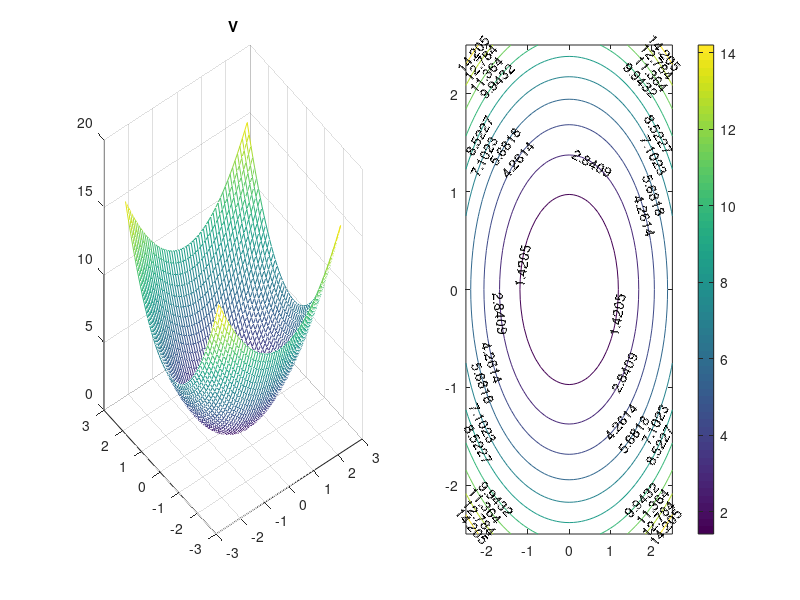
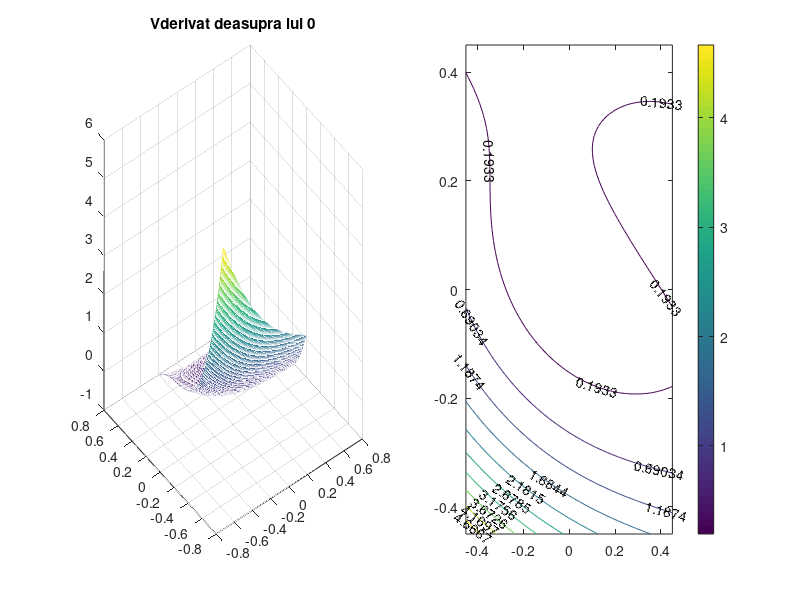
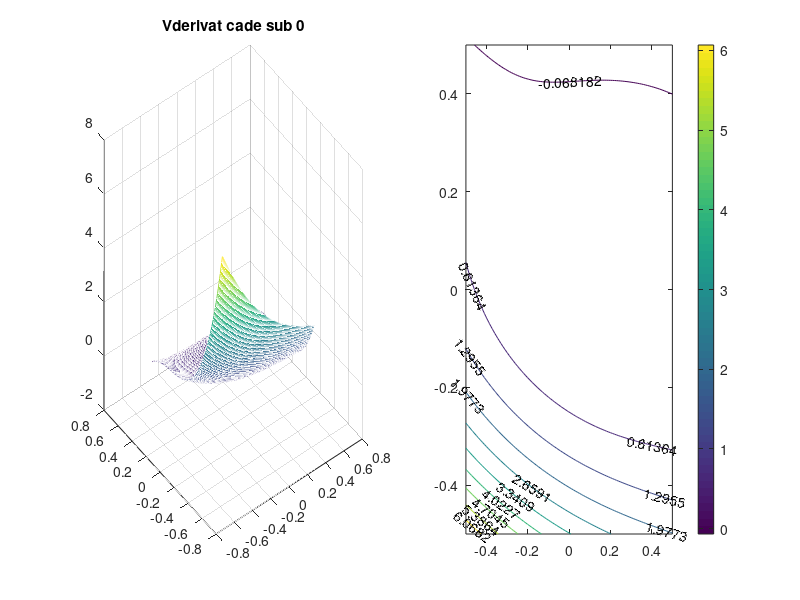

Reproduce these figures in MATLAB, in order.
[y1,y2]=meshgrid(-2.5:0.1:2.5,-2.5:0.1:2.5);
V=y1.*y1+1.5*y2.*y2;
z=V;
subplot(1,2,1), mesh(y1,y2,z);
title('V');
subplot(1,2,2), [c,h]=contour(y1,y2,z);
clabel(c,h),colorbar;

figure()
[y1,y2]=meshgrid(-0.45:0.01:0.45,-0.45:0.01:0.45);
Vd=-2*y1.*y1-4*y1.*y2-6*y2.*y2+2.*(y1.*(y1.*y1 + 2*y2.*y1) + (3*y2.*(5*y2.*y2 + 3*y1.*y2))/2);
z=-Vd;
subplot(1,2,1), mesh(y1,y2,z);
title('Vderivat deasupra lui 0');
subplot(1,2,2),[c,h]=contour(y1,y2,z);
clabel(c,h),colorbar;

figure()
[y1,y2]=meshgrid(-0.5:0.01:0.5,-0.5:0.01:0.5);
Vd=-2*y1.*y1-4*y1.*y2-6*y2.*y2+2.*(y1.*(y1.*y1 + 2*y2.*y1) + (3*y2.*(5*y2.*y2 + 3*y1.*y2))/2);
z=-Vd;
subplot(1,2,1), mesh(y1,y2,z);
title('Vderivat cade sub 0');
subplot(1,2,2),[c,h]=contour(y1,y2,z);
clabel(c,h),colorbar;
